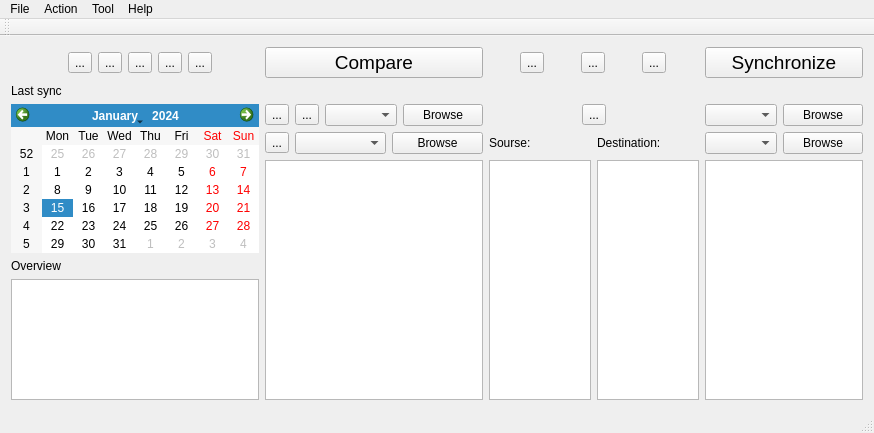
<?xml version="1.0" encoding="UTF-8"?>
<ui version="4.0">
 <class>sync</class>
 <widget class="QMainWindow" name="sync">
  <property name="geometry">
   <rect>
    <x>0</x>
    <y>0</y>
    <width>874</width>
    <height>433</height>
   </rect>
  </property>
  <property name="windowTitle">
   <string>bestsync</string>
  </property>
  <property name="windowIcon">
   <iconset>
    <normaloff>../logo (2).png</normaloff>../logo (2).png</iconset>
  </property>
  <widget class="QWidget" name="centralWidget">
   <layout class="QGridLayout" name="gridLayout">
    <item row="2" column="12">
     <layout class="QHBoxLayout" name="horizontalLayout_15">
      <item>
       <widget class="QLabel" name="label_5">
        <property name="text">
         <string/>
        </property>
       </widget>
      </item>
      <item>
       <widget class="QToolButton" name="toolButton_10">
        <property name="toolTip">
         <string>Swap</string>
        </property>
        <property name="text">
         <string>...</string>
        </property>
        <property name="icon">
         <iconset>
          <normaloff>../swap.png</normaloff>../swap.png</iconset>
        </property>
        <property name="iconSize">
         <size>
          <width>30</width>
          <height>30</height>
         </size>
        </property>
       </widget>
      </item>
      <item>
       <widget class="QLabel" name="label_6">
        <property name="text">
         <string/>
        </property>
       </widget>
      </item>
     </layout>
    </item>
    <item row="2" column="11">
     <layout class="QHBoxLayout" name="horizontalLayout_17">
      <item>
       <widget class="QToolButton" name="button">
        <property name="toolTip">
         <string>Add folder pair</string>
        </property>
        <property name="text">
         <string>...</string>
        </property>
        <property name="icon">
         <iconset>
          <normaloff>../add.png</normaloff>../add.png</iconset>
        </property>
        <property name="iconSize">
         <size>
          <width>16</width>
          <height>16</height>
         </size>
        </property>
       </widget>
      </item>
      <item>
       <widget class="QToolButton" name="toolButton_12">
        <property name="text">
         <string>...</string>
        </property>
        <property name="icon">
         <iconset>
          <normaloff>../minus.png</normaloff>../minus.png</iconset>
        </property>
       </widget>
      </item>
      <item>
       <widget class="QComboBox" name="comboBox"/>
      </item>
      <item>
       <widget class="QPushButton" name="pushButton_3">
        <property name="text">
         <string>Browse</string>
        </property>
       </widget>
      </item>
     </layout>
    </item>
    <item row="0" column="11">
     <layout class="QHBoxLayout" name="horizontalLayout_13">
      <item>
       <widget class="QPushButton" name="pushButton">
        <property name="font">
         <font>
          <pointsize>14</pointsize>
         </font>
        </property>
        <property name="text">
         <string extracomment="File time &amp; size">Compare</string>
        </property>
        <property name="icon">
         <iconset>
          <normaloff>../file.png</normaloff>../file.png</iconset>
        </property>
        <property name="iconSize">
         <size>
          <width>30</width>
          <height>30</height>
         </size>
        </property>
       </widget>
      </item>
     </layout>
    </item>
    <item row="2" column="13">
     <layout class="QHBoxLayout" name="horizontalLayout_16">
      <item>
       <widget class="QComboBox" name="comboBox_2"/>
      </item>
      <item>
       <widget class="QPushButton" name="pushButton_4">
        <property name="text">
         <string>Browse</string>
        </property>
       </widget>
      </item>
     </layout>
    </item>
    <item row="0" column="13">
     <layout class="QHBoxLayout" name="horizontalLayout_14">
      <item>
       <widget class="QPushButton" name="pushButton_2">
        <property name="font">
         <font>
          <pointsize>14</pointsize>
         </font>
        </property>
        <property name="text">
         <string>Synchronize</string>
        </property>
        <property name="icon">
         <iconset>
          <normaloff>../sync.png</normaloff>../sync.png</iconset>
        </property>
        <property name="iconSize">
         <size>
          <width>30</width>
          <height>30</height>
         </size>
        </property>
       </widget>
      </item>
     </layout>
    </item>
    <item row="0" column="12">
     <layout class="QHBoxLayout" name="horizontalLayout_12">
      <item>
       <widget class="QToolButton" name="toolButton_7">
        <property name="toolTip">
         <string>Comparison setting</string>
        </property>
        <property name="text">
         <string>...</string>
        </property>
        <property name="icon">
         <iconset>
          <normaloff>../settings (1).png</normaloff>../settings (1).png</iconset>
        </property>
        <property name="iconSize">
         <size>
          <width>30</width>
          <height>30</height>
         </size>
        </property>
       </widget>
      </item>
      <item>
       <widget class="QToolButton" name="toolButton_8">
        <property name="toolTip">
         <string>Filter</string>
        </property>
        <property name="text">
         <string>...</string>
        </property>
        <property name="icon">
         <iconset>
          <normaloff>../funnel.png</normaloff>../funnel.png</iconset>
        </property>
        <property name="iconSize">
         <size>
          <width>30</width>
          <height>30</height>
         </size>
        </property>
       </widget>
      </item>
      <item>
       <widget class="QToolButton" name="toolButton_6">
        <property name="toolTip">
         <string>Synchronization setting</string>
        </property>
        <property name="text">
         <string>...</string>
        </property>
        <property name="icon">
         <iconset>
          <normaloff>../settings.png</normaloff>../settings.png</iconset>
        </property>
        <property name="iconSize">
         <size>
          <width>30</width>
          <height>30</height>
         </size>
        </property>
       </widget>
      </item>
     </layout>
    </item>
    <item row="6" column="1" colspan="10">
     <layout class="QHBoxLayout" name="horizontalLayout_11">
      <item>
       <widget class="QTreeView" name="treeView">
        <property name="inputMethodHints">
         <set>Qt::ImhSensitiveData</set>
        </property>
        <property name="alternatingRowColors">
         <bool>true</bool>
        </property>
        <property name="sortingEnabled">
         <bool>true</bool>
        </property>
        <property name="animated">
         <bool>true</bool>
        </property>
        <property name="headerHidden">
         <bool>false</bool>
        </property>
       </widget>
      </item>
     </layout>
    </item>
    <item row="0" column="2">
     <widget class="QToolButton" name="toolButton_5">
      <property name="toolTip">
       <string>New</string>
      </property>
      <property name="text">
       <string>...</string>
      </property>
      <property name="icon">
       <iconset>
        <normaloff>../new.png</normaloff>../new.png</iconset>
      </property>
      <property name="iconSize">
       <size>
        <width>30</width>
        <height>30</height>
       </size>
      </property>
     </widget>
    </item>
    <item row="0" column="0" rowspan="7">
     <layout class="QHBoxLayout" name="horizontalLayout_3"/>
    </item>
    <item row="1" column="1">
     <widget class="QLabel" name="label">
      <property name="text">
       <string>Last sync</string>
      </property>
     </widget>
    </item>
    <item row="5" column="1">
     <widget class="QLabel" name="label_2">
      <property name="text">
       <string>Overview</string>
      </property>
     </widget>
    </item>
    <item row="2" column="1" rowspan="3" colspan="10">
     <layout class="QHBoxLayout" name="horizontalLayout_6">
      <item>
       <widget class="QCalendarWidget" name="calendarWidget">
        <property name="gridVisible">
         <bool>false</bool>
        </property>
       </widget>
      </item>
     </layout>
    </item>
    <item row="3" column="11">
     <layout class="QHBoxLayout" name="horizontalLayout_7">
      <item>
       <widget class="QToolButton" name="toolButton_9">
        <property name="text">
         <string>...</string>
        </property>
        <property name="icon">
         <iconset>
          <normaloff>../minus.png</normaloff>../minus.png</iconset>
        </property>
       </widget>
      </item>
      <item>
       <widget class="QComboBox" name="comboBox_3"/>
      </item>
      <item>
       <widget class="QPushButton" name="pushButton_5">
        <property name="text">
         <string>Browse</string>
        </property>
       </widget>
      </item>
     </layout>
    </item>
    <item row="0" column="4">
     <widget class="QToolButton" name="toolButton_3">
      <property name="toolTip">
       <string>Open</string>
      </property>
      <property name="text">
       <string>...</string>
      </property>
      <property name="icon">
       <iconset>
        <normaloff>../folder.png</normaloff>../folder.png</iconset>
      </property>
      <property name="iconSize">
       <size>
        <width>30</width>
        <height>30</height>
       </size>
      </property>
     </widget>
    </item>
    <item row="3" column="13">
     <layout class="QHBoxLayout" name="horizontalLayout_8">
      <item>
       <widget class="QComboBox" name="comboBox_4"/>
      </item>
      <item>
       <widget class="QPushButton" name="pushButton_6">
        <property name="text">
         <string>Browse</string>
        </property>
       </widget>
      </item>
     </layout>
    </item>
    <item row="0" column="5">
     <widget class="QToolButton" name="toolButton_2">
      <property name="toolTip">
       <string>Save as</string>
      </property>
      <property name="text">
       <string>...</string>
      </property>
      <property name="icon">
       <iconset>
        <normaloff>../logo (2).png</normaloff>../logo (2).png</iconset>
      </property>
      <property name="iconSize">
       <size>
        <width>30</width>
        <height>30</height>
       </size>
      </property>
     </widget>
    </item>
    <item row="0" column="6">
     <widget class="QToolButton" name="toolButton">
      <property name="toolTip">
       <string>Save as batch job</string>
      </property>
      <property name="text">
       <string>...</string>
      </property>
      <property name="icon">
       <iconset>
        <normaloff>../terminal.png</normaloff>../terminal.png</iconset>
      </property>
      <property name="iconSize">
       <size>
        <width>30</width>
        <height>30</height>
       </size>
      </property>
     </widget>
    </item>
    <item row="0" column="3">
     <widget class="QToolButton" name="toolButton_4">
      <property name="toolTip">
       <string>Save...</string>
      </property>
      <property name="text">
       <string>...</string>
      </property>
      <property name="icon">
       <iconset>
        <normaloff>../save.png</normaloff>../save.png</iconset>
      </property>
      <property name="iconSize">
       <size>
        <width>30</width>
        <height>30</height>
       </size>
      </property>
     </widget>
    </item>
    <item row="4" column="11" rowspan="3">
     <layout class="QHBoxLayout" name="horizontalLayout_2">
      <item>
       <widget class="QTableView" name="tableView">
        <property name="alternatingRowColors">
         <bool>true</bool>
        </property>
        <property name="sortingEnabled">
         <bool>true</bool>
        </property>
        <attribute name="horizontalHeaderVisible">
         <bool>false</bool>
        </attribute>
       </widget>
      </item>
     </layout>
    </item>
    <item row="4" column="13" rowspan="3">
     <layout class="QHBoxLayout" name="horizontalLayout">
      <item>
       <widget class="QTableView" name="tableView_2">
        <property name="alternatingRowColors">
         <bool>true</bool>
        </property>
        <property name="sortingEnabled">
         <bool>true</bool>
        </property>
       </widget>
      </item>
     </layout>
    </item>
    <item row="4" column="12" rowspan="3">
     <layout class="QHBoxLayout" name="horizontalLayout_4">
      <item>
       <widget class="QListWidget" name="listWidget"/>
      </item>
      <item>
       <widget class="QListWidget" name="listWidget_2"/>
      </item>
     </layout>
    </item>
    <item row="3" column="12">
     <layout class="QHBoxLayout" name="horizontalLayout_5">
      <item>
       <widget class="QLabel" name="label_3">
        <property name="text">
         <string>Sourse:</string>
        </property>
       </widget>
      </item>
      <item>
       <widget class="QLabel" name="label_4">
        <property name="text">
         <string>Destination:</string>
        </property>
       </widget>
      </item>
     </layout>
    </item>
   </layout>
  </widget>
  <widget class="QMenuBar" name="menuBar">
   <property name="geometry">
    <rect>
     <x>0</x>
     <y>0</y>
     <width>874</width>
     <height>21</height>
    </rect>
   </property>
   <widget class="QMenu" name="menuFIle">
    <property name="title">
     <string>File</string>
    </property>
    <addaction name="actionNew"/>
    <addaction name="actionOpen"/>
    <addaction name="separator"/>
    <addaction name="actionSave"/>
    <addaction name="actionSave_as"/>
    <addaction name="actionSave_as_batch_job"/>
    <addaction name="separator"/>
    <addaction name="actionExit"/>
   </widget>
   <widget class="QMenu" name="menuAction">
    <property name="title">
     <string>Action</string>
    </property>
    <addaction name="actionStart_comparison_2"/>
    <addaction name="separator"/>
    <addaction name="actionComparison_settings_2"/>
    <addaction name="actionFilter_settings"/>
    <addaction name="actionSynchronization_settings"/>
    <addaction name="separator"/>
    <addaction name="actionStart_synchronization"/>
   </widget>
   <widget class="QMenu" name="menuTool">
    <property name="title">
     <string>Tool</string>
    </property>
    <widget class="QMenu" name="menuLanguage">
     <property name="title">
      <string>Language</string>
     </property>
     <addaction name="action"/>
    </widget>
    <addaction name="actionFind"/>
    <addaction name="actionExport_file_list"/>
    <addaction name="separator"/>
    <addaction name="menuLanguage"/>
   </widget>
   <widget class="QMenu" name="menuHelp">
    <property name="title">
     <string>Help</string>
    </property>
    <addaction name="actionView_help"/>
   </widget>
   <addaction name="menuFIle"/>
   <addaction name="menuAction"/>
   <addaction name="menuTool"/>
   <addaction name="menuHelp"/>
  </widget>
  <widget class="QToolBar" name="mainToolBar">
   <attribute name="toolBarArea">
    <enum>TopToolBarArea</enum>
   </attribute>
   <attribute name="toolBarBreak">
    <bool>false</bool>
   </attribute>
  </widget>
  <widget class="QStatusBar" name="statusBar"/>
  <action name="actionNew">
   <property name="icon">
    <iconset>
     <normaloff>../new.png</normaloff>../new.png</iconset>
   </property>
   <property name="text">
    <string>New</string>
   </property>
   <property name="shortcut">
    <string>Ctrl+N</string>
   </property>
  </action>
  <action name="actionOpen">
   <property name="icon">
    <iconset>
     <normaloff>../open-file-button.png</normaloff>../open-file-button.png</iconset>
   </property>
   <property name="text">
    <string>Open...</string>
   </property>
   <property name="shortcut">
    <string>Ctrl+O</string>
   </property>
  </action>
  <action name="actionSave">
   <property name="icon">
    <iconset>
     <normaloff>../save.png</normaloff>../save.png</iconset>
   </property>
   <property name="text">
    <string>Save</string>
   </property>
   <property name="shortcut">
    <string>Ctrl+S</string>
   </property>
  </action>
  <action name="actionSave_as">
   <property name="text">
    <string>Save as...</string>
   </property>
  </action>
  <action name="actionExit">
   <property name="text">
    <string>Exit</string>
   </property>
  </action>
  <action name="actionStart_comparison_2">
   <property name="icon">
    <iconset>
     <normaloff>../file.png</normaloff>../file.png</iconset>
   </property>
   <property name="text">
    <string>Start comparison</string>
   </property>
   <property name="shortcut">
    <string>F5</string>
   </property>
  </action>
  <action name="actionComparison_settings_2">
   <property name="icon">
    <iconset>
     <normaloff>../settings (1).png</normaloff>../settings (1).png</iconset>
   </property>
   <property name="text">
    <string>Comparison settings</string>
   </property>
   <property name="shortcut">
    <string>F6</string>
   </property>
  </action>
  <action name="actionFilter_settings">
   <property name="icon">
    <iconset>
     <normaloff>../funnel.png</normaloff>../funnel.png</iconset>
   </property>
   <property name="text">
    <string>Filter settings</string>
   </property>
   <property name="shortcut">
    <string>F7</string>
   </property>
  </action>
  <action name="actionSynchronization_settings">
   <property name="icon">
    <iconset>
     <normaloff>../settings.png</normaloff>../settings.png</iconset>
   </property>
   <property name="text">
    <string>Synchronization settings</string>
   </property>
   <property name="shortcut">
    <string>F8</string>
   </property>
  </action>
  <action name="actionStart_synchronization">
   <property name="icon">
    <iconset>
     <normaloff>../sync.png</normaloff>../sync.png</iconset>
   </property>
   <property name="text">
    <string>Start synchronization</string>
   </property>
   <property name="shortcut">
    <string>F9</string>
   </property>
  </action>
  <action name="actionOptions">
   <property name="text">
    <string>Options</string>
   </property>
  </action>
  <action name="actionLanquage">
   <property name="text">
    <string>Language</string>
   </property>
  </action>
  <action name="actionFind">
   <property name="icon">
    <iconset>
     <normaloff>../binoculars.png</normaloff>../binoculars.png</iconset>
   </property>
   <property name="text">
    <string>Find...</string>
   </property>
   <property name="shortcut">
    <string>Ctrl+F</string>
   </property>
  </action>
  <action name="actionExport_file_list">
   <property name="text">
    <string>Export file list</string>
   </property>
  </action>
  <action name="actionReset_layout">
   <property name="text">
    <string>Reset layout</string>
   </property>
  </action>
  <action name="actionView_help">
   <property name="icon">
    <iconset>
     <normaloff>../faq.png</normaloff>../faq.png</iconset>
   </property>
   <property name="text">
    <string>View help</string>
   </property>
   <property name="shortcut">
    <string>F1</string>
   </property>
  </action>
  <action name="actionAbout">
   <property name="icon">
    <iconset>
     <normaloff>../customer-service.png</normaloff>../customer-service.png</iconset>
   </property>
   <property name="text">
    <string>About</string>
   </property>
  </action>
  <action name="actionSave_as_batch_job">
   <property name="icon">
    <iconset>
     <normaloff>../terminal.png</normaloff>../terminal.png</iconset>
   </property>
   <property name="text">
    <string>Save as batch job</string>
   </property>
  </action>
  <action name="actionEnglish">
   <property name="icon">
    <iconset>
     <normaloff>../united-kingdom.png</normaloff>../united-kingdom.png</iconset>
   </property>
   <property name="text">
    <string>English</string>
   </property>
  </action>
  <action name="action">
   <property name="icon">
    <iconset>
     <normaloff>../iran.png</normaloff>../iran.png</iconset>
   </property>
   <property name="text">
    <string>فارسی</string>
   </property>
  </action>
 </widget>
 <layoutdefault spacing="6" margin="11"/>
 <resources/>
 <connections/>
</ui>
